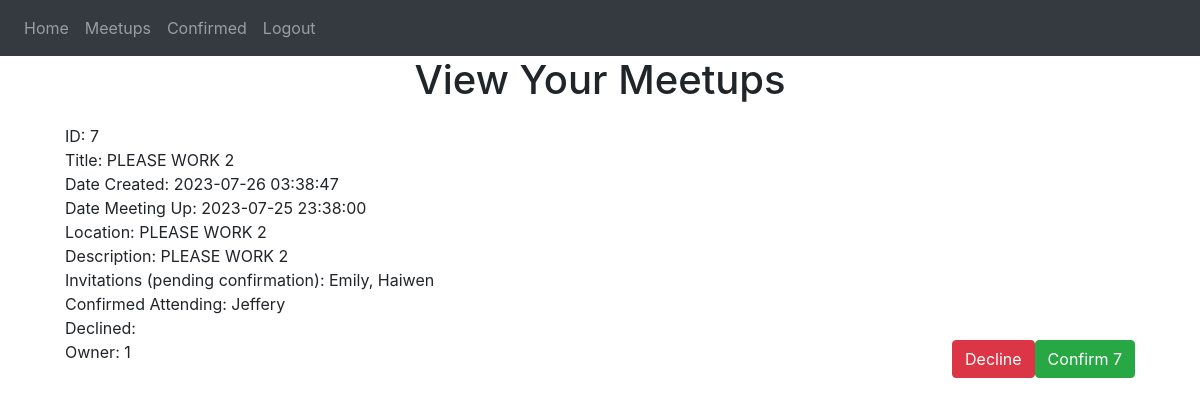
The app's page /view_meetups (signed in) with its own data.
### website/models.py (models this page shows)
class Meetup(db.Model):
    id = db.Column(db.Integer, primary_key=True)
    date_created = db.Column(db.DateTime(timezone=True), default=func.now()) # gets current date and time, store it as date
    date_meetup = db.Column(db.DateTime)
    title = db.Column(db.String(10000))
    location = db.Column(db.String(10000))
    description = db.Column(db.String(10000))
    invitations = db.Column(db.String(10000))
    confirmed = db.Column(db.String(10000))
    declined = db.Column(db.String(10000))
    owner = db.Column(db.Integer)

### website/views.py (the view)
@views.route('/view_meetups', methods=['GET', 'POST']) #decorator: whenever you go to the / URL, whatever in hom() will run
@login_required
def view_meetups():
    invites = ""
    confirmation = ""
    confirmSearch = " " + str(current_user.id) + " "
    firstInv = True
    firstConf = True
    for meetup in current_user.meetups:
        invites = invites + "   "
        confirmation = confirmation + "   "
        firstInv = True
        firstConf = True
        for user in meetup.user:
            userSearch = " " + str(user.id) + " "
            if meetup.confirmed.find(userSearch)  != -1:
                if firstConf:
                    confirmation  = confirmation + user.first_name
                    firstConf = False
                else:
                    confirmation  = confirmation + ", " + user.first_name
            else:
                if firstInv:
                    invites  = invites + user.first_name
                    firstInv = False
                else:
                    invites  = invites + ", " + user.first_name
    inviteList = invites.split("   ")
    confirmationList = confirmation.split("   ")
    return render_template("view_meetups.html", user=current_user, inviteList = inviteList, confirmSearch = confirmSearch, confirmationList = confirmationList)

### website/__init__.py (called while the page is built)
@login_manager.user_loader
def load_user(id):
    return User.query.get(int(id))

### website/templates/view_meetups.html
{% extends "base.html" %} {% block title %}View Meetups{% endblock %} {% block
content %}
<h1 align="center">View Your Meetups</h1>
<ul class="list-group list-group-flush" id="notes">
  {% set ns = namespace(inviteNumber=1) %}
  {% for meetup in user.meetups: %}
  {%if meetup.confirmed.find(confirmSearch) == -1%}
  <li class="list-group-item">
    ID: {{meetup.id}}<br />
    Title: {{ meetup.title }}<br />
    Date Created: {{ meetup.date_created }}<br />
    Date Meeting Up: {{ meetup.date_meetup}}<br />
    Location: {{meetup.location}}<br />
    Description: {{meetup.description}}<br />
    Invitations (pending confirmation): {{inviteList[ns.inviteNumber]}}<br />
    Confirmed Attending: {{confirmationList[ns.inviteNumber]}}<br />
    Declined: {{meetup.declined}}<br />
    Owner: {{meetup.owner}}
    <button
      type="button"
      class="btn btn-success float-right"
      onClick="confirmMeetup({{meetup.id}})"
    >
      <span aria-hidden="true">Confirm {{meetup.id}}</span>
    </button>
    {% if user.id == meetup.owner %}
    <button
      type="button"
      class="btn btn-success float-right"
      data-toggle="modal"
      data-target={{"#inviteModal" + meetup.id|string}}
    >
      <span aria-hidden="true">Invite{{meetup.id}}</span>
      {{"#inviteModal" + meetup.id|string}}
    </button>
    <div
      class="modal fade"
      id={{"inviteModal" + meetup.id|string}}
      tabindex="-1"
      role="dialog"
      aria-labelledby="inviteModal"
      aria-hidden="true"
    >
      <div class="modal-dialog" role="document">
        <div class="modal-content">
          <div class="modal-header">
            <h5 class="modal-title" id="inviteModalLabel">Invite</h5>
            <button
              type="button"
              class="close"
              data-dismiss="modal"
              aria-label="Close"
            >
              <span aria-hidden="true">&times;</span>
            </button>
          </div>
          <div class="modal-body">
            <form onkeydown="return event.key != 'Enter';">
              <div class="form-group">
                <label for={{"invite-user" + meetup.id|string}} class="col-form-label"
                  >Please enter the emails of additionally users you would like to invite seperated by a space: {{meetup.id}}</label
                >
                <input type="text" class="form-control" id={{"invite-user" + meetup.id|string}} placeholder="e.g. Bob72@gmail.com Stacy6@hotmail John77@gmail.com"/>
              </div>
            </form>
          </div>
          <div class="modal-footer">
            <button
              type="button"
              class="btn btn-secondary"
              data-dismiss="modal"
              aria-label="Close"
            >
              Close
            </button>
            <button
              type="button"
              class="btn btn-primary"
              onClick="invite({{meetup.id}}, '/view_meetups')"
              data-dismiss="modal"
              aria-label="Confirm"
            >
              Confirm
            </button>
          </div>
        </div>
      </div>
    </div>
    <button
      type="button"
      class="btn btn-warning float-right"
      data-toggle="modal"
      data-target={{"#ownerModal" + meetup.id|string}}
    >
      <span aria-hidden="true">Transfer Ownership</span>
    </button>
    <div
      class="modal fade"
      id={{"ownerModal" + meetup.id|string}}
      tabindex="-1"
      role="dialog"
      aria-labelledby="ownerModal"
      aria-hidden="true"
    >
      <div class="modal-dialog" role="document">
        <div class="modal-content">
          <div class="modal-header">
            <h5 class="modal-title" id="ownerModalLabel">Transfer Ownership</h5>
            <button
              type="button"
              class="close"
              data-dismiss="modal"
              aria-label="Close"
            >
              <span aria-hidden="true">&times;</span>
            </button>
          </div>
          <div class="modal-body">
            <form onkeydown="return event.key != 'Enter';">
              <div class="form-group">
                <label for={{"new-owner" + meetup.id|string}} class="col-form-label"
                  >New Owner Email: {{meetup.id}}</label
                >
                <input type="text" class="form-control" id={{"new-owner" + meetup.id|string}} />
              </div>
            </form>
          </div>
          <div class="modal-footer">
            <button
              type="button"
              class="btn btn-secondary"
              data-dismiss="modal"
              aria-label="Close"
            >
              Close
            </button>
            <button
              type="button"
              class="btn btn-primary"
              onClick="newOwner({{meetup.id}}, '/view_meetups')"
              data-dismiss="modal"
              aria-label="Confirm"
            >
              Confirm
            </button>
          </div>
        </div>
      </div>
    </div>
    <button
      type="button"
      class="btn btn-danger float-right"
      onClick="deleteMeetup({{meetup.id}}, '/view_meetups')"
    >
      <span aria-hidden="true">Delete</span>
    </button>
    {% else %}
    <button
      type="button"
      class="btn btn-danger float-right"
      onClick="declineMeetup({{meetup.id}}, '/view_meetups')"
    >
      <span aria-hidden="true">Decline</span>
    </button>
    {% endif %}
  </li>
  {% endif %} {% set ns.inviteNumber = ns.inviteNumber+1 %} {% endfor %}
</ul>
{% endblock %}

### records on screen
Meetup: id "7", title "PLEASE WORK 2", date_created "2023-07-26 03:38:47", date_meetup "2023-07-25 23:38:00", location "PLEASE WORK 2", description "PLEASE WORK 2", inviteList "Emily, Haiwen", confirmationList "Jeffery", owner "1"
